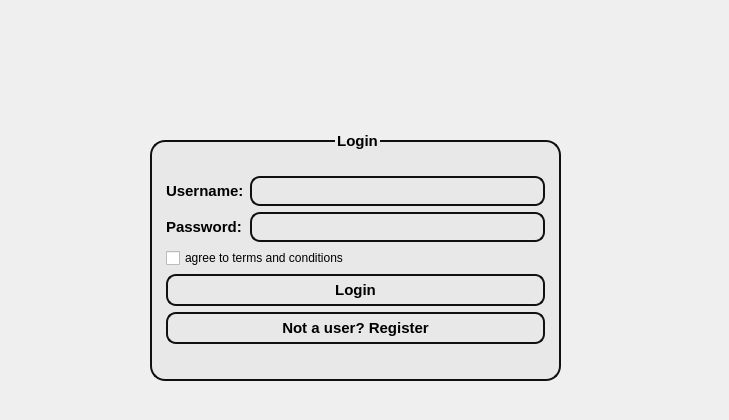
<?xml version="1.0" encoding="UTF-8"?>
<ui version="4.0">
 <class>MainWindow</class>
 <widget class="QMainWindow" name="MainWindow">
  <property name="geometry">
   <rect>
    <x>0</x>
    <y>0</y>
    <width>729</width>
    <height>420</height>
   </rect>
  </property>
  <property name="windowTitle">
   <string>MainWindow</string>
  </property>
  <property name="styleSheet">
   <string notr="true">backgroud-color:rgb(255, 255, 255)</string>
  </property>
  <widget class="QWidget" name="centralwidget">
   <widget class="QGroupBox" name="groupBox">
    <property name="geometry">
     <rect>
      <x>150</x>
      <y>130</y>
      <width>411</width>
      <height>251</height>
     </rect>
    </property>
    <property name="font">
     <font>
      <pointsize>11</pointsize>
      <bold>true</bold>
     </font>
    </property>
    <property name="styleSheet">
     <string notr="true">QGroupBox {
    border: 2px solid rgb(16, 16, 16);
    border-radius: 15px;
    margin-top: 10px; 
    background-color:rgb(232, 232, 232);
    padding: 5px;

}

</string>
    </property>
    <property name="title">
     <string>Login</string>
    </property>
    <property name="alignment">
     <set>Qt::AlignmentFlag::AlignCenter</set>
    </property>
    <layout class="QVBoxLayout" name="verticalLayout_2">
     <item>
      <layout class="QVBoxLayout" name="verticalLayout">
       <item>
        <layout class="QVBoxLayout" name="verticalLayout_3">
         <item>
          <layout class="QHBoxLayout" name="horizontalLayout">
           <item>
            <layout class="QVBoxLayout" name="verticalLayout_4">
             <item>
              <widget class="QLabel" name="label">
               <property name="font">
                <font>
                 <pointsize>11</pointsize>
                 <bold>true</bold>
                </font>
               </property>
               <property name="text">
                <string>Username:</string>
               </property>
              </widget>
             </item>
             <item>
              <widget class="QLabel" name="label_2">
               <property name="font">
                <font>
                 <pointsize>11</pointsize>
                 <bold>true</bold>
                </font>
               </property>
               <property name="text">
                <string>Password:</string>
               </property>
              </widget>
             </item>
            </layout>
           </item>
           <item>
            <layout class="QVBoxLayout" name="verticalLayout_5">
             <item>
              <widget class="QLineEdit" name="lineEdit_username">
               <property name="styleSheet">
                <string notr="true">QLineEdit{
    border: 2px solid rgb(16, 16, 16);
    border-radius: 10px; 
    background-color: rgb(255, 255, 255,0);
    min-width: 8px; 
    min-height: 8px;
    padding: 5px;
    margin: 0px;
}
</string>
               </property>
              </widget>
             </item>
             <item>
              <widget class="QLineEdit" name="lineEdit_password">
               <property name="styleSheet">
                <string notr="true">QLineEdit{
    border: 2px solid rgb(16, 16, 16);
    border-radius: 10px; 
    background-color: rgb(255, 255, 255,0);
    min-width: 8px; 
    min-height: 8px;
    padding: 5px;
    margin: 0px;
}
</string>
               </property>
               <property name="echoMode">
                <enum>QLineEdit::EchoMode::PasswordEchoOnEdit</enum>
               </property>
              </widget>
             </item>
            </layout>
           </item>
          </layout>
         </item>
        </layout>
       </item>
       <item>
        <widget class="QCheckBox" name="checkBox_terms">
         <property name="text">
          <string>agree to terms and conditions</string>
         </property>
        </widget>
       </item>
       <item>
        <widget class="QPushButton" name="pushButton_login">
         <property name="font">
          <font>
           <pointsize>11</pointsize>
           <bold>true</bold>
          </font>
         </property>
         <property name="styleSheet">
          <string notr="true">QPushButton {
    border: 2px solid rgb(16, 16, 16);
    border-radius: 10px; 
    background-color:rgb(255, 255, 255,0);
    min-width: 9px; 
    min-height: 9px; 
    padding: 5px; 
    margin: 0px; 
}
</string>
         </property>
         <property name="text">
          <string>Login</string>
         </property>
        </widget>
       </item>
       <item>
        <widget class="QPushButton" name="pushButton_register">
         <property name="font">
          <font>
           <pointsize>11</pointsize>
           <bold>true</bold>
          </font>
         </property>
         <property name="styleSheet">
          <string notr="true">QPushButton {
    border: 2px solid rgb(16, 16, 16);
    border-radius: 10px; 
    background-color:rgb(255, 255, 255,0);
    min-width: 9px; 
    min-height: 9px; 
    padding: 5px; 
    margin: 0px; 
}
</string>
         </property>
         <property name="text">
          <string>Not a user? Register</string>
         </property>
        </widget>
       </item>
      </layout>
     </item>
    </layout>
   </widget>
   <widget class="QLabel" name="label_pic">
    <property name="geometry">
     <rect>
      <x>270</x>
      <y>10</y>
      <width>171</width>
      <height>121</height>
     </rect>
    </property>
    <property name="text">
     <string/>
    </property>
    <property name="alignment">
     <set>Qt::AlignmentFlag::AlignCenter</set>
    </property>
   </widget>
  </widget>
 </widget>
 <resources/>
 <connections/>
</ui>
